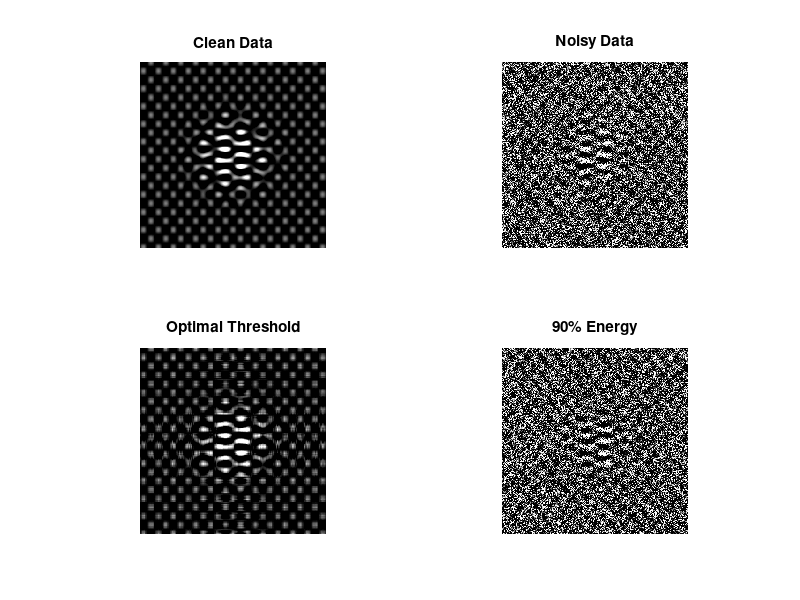
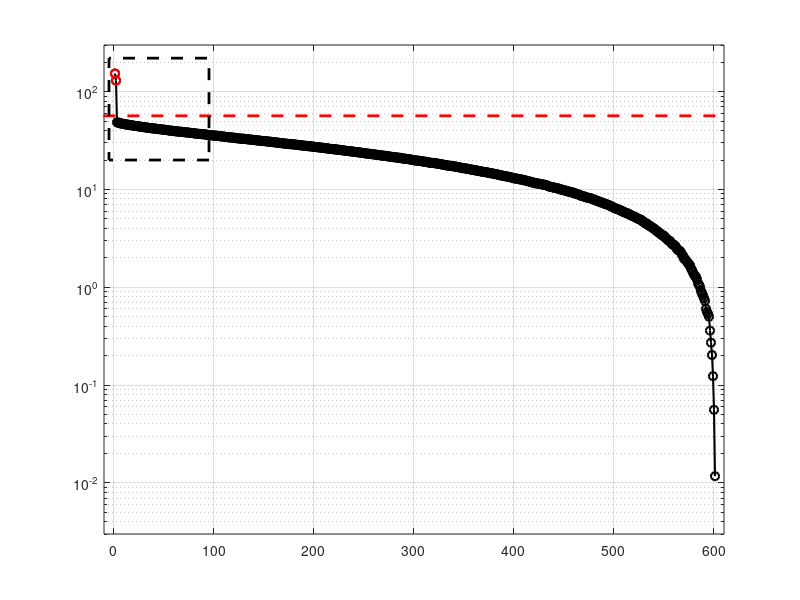
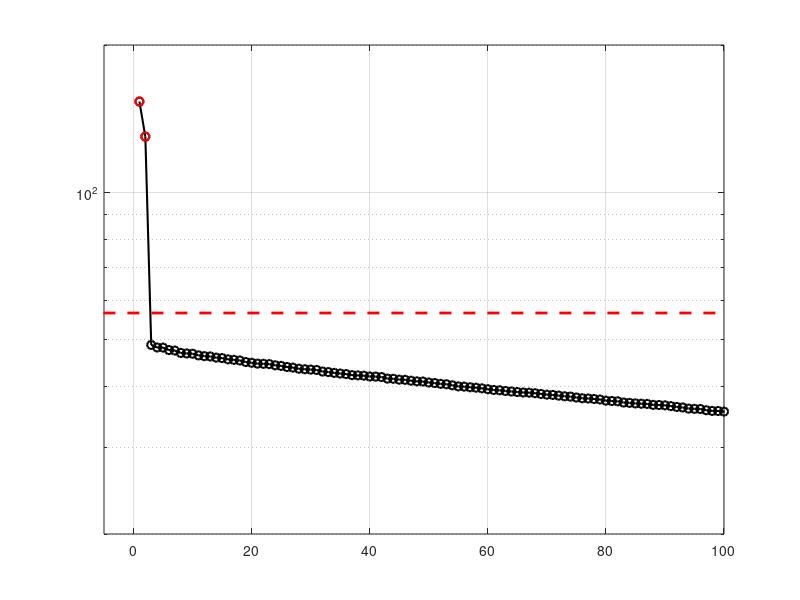
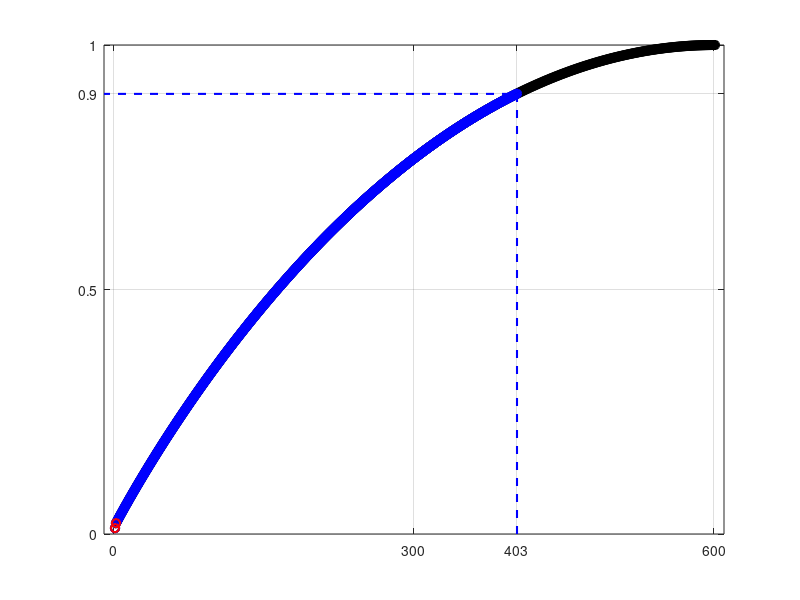

Here is the MATLAB script that generated these plots, in order:
%% Optimal Truncation
clear all, close all, clc
%% Create data
t = (-3:.01:3)';

Utrue = [cos(17*t).*exp(-t.^2) sin(11*t)];
Strue = [2 0; 0 .5];
Vtrue = [sin(5*t).*exp(-t.^2) cos(13*t)];

% Clean data
X = Utrue*Strue*Vtrue';
figure(1),subplot(2,2,1)
imshow(X),title('Clean Data')

% Noisy data
sigma = 1;
Xnoisy = X+sigma*randn(size(X));
figure(1),subplot(2,2,2)
imshow(Xnoisy),title('Noisy Data')

%% Compute SVD
[U,S,V] = svd(Xnoisy);

N = size(Xnoisy,1);
cutoff = (4/sqrt(3))*sqrt(N)*sigma; % Hard threshold
r = max(find(diag(S)>cutoff)); % Keep modes w/ sig > cutoff
Xclean = U(:,1:r)*S(1:r,1:r)*V(:,1:r)';
figure(1),subplot(2,2,3)
imshow(Xclean),title('Optimal Threshold')

%% naive energy-based denoising
cdS = cumsum(diag(S))./sum(diag(S));  % Cumulative energy
r90 = min(find(cdS>0.90));  % Find r to capture 90% energy

X90 = U(:,1:r90)*S(1:r90,1:r90)*V(:,1:r90)';
figure(1),subplot(2,2,4)
imshow(X90),title('90% Energy')

%% plot singular values
figure
semilogy(diag(S),'-ok','LineWidth',1.5), hold on, grid on
semilogy(diag(S(1:r,1:r)),'or','LineWidth',1.5)
plot([-20 N+20],[cutoff cutoff],'r--','LineWidth',2)
axis([-10 610 .003 300])
rectangle('Position',[-5,20,100,200],'LineWidth',2,'LineStyle','--')
     
figure
semilogy(diag(S),'-ok','LineWidth',1.5)
hold on, grid on
semilogy(diag(S(1:r,1:r)),'or','LineWidth',1.5)
plot([-20 N+20],[cutoff cutoff],'r--','LineWidth',2)
axis([-5 100 20 200])
     
figure
plot(cdS,'-ok','LineWidth',1.5)
hold on, grid on
plot(cdS(1:r90),'ob','LineWidth',1.5)
plot(cdS(1:r),'or','LineWidth',1.5)
set(gca,'XTick',[0 300 r90 600],'YTick',[0 .5 0.9 1.0])
xlim([-10 610])
plot([r90 r90 -10],[0 0.9 0.9],'b--','LineWidth',1.5)

%% end.